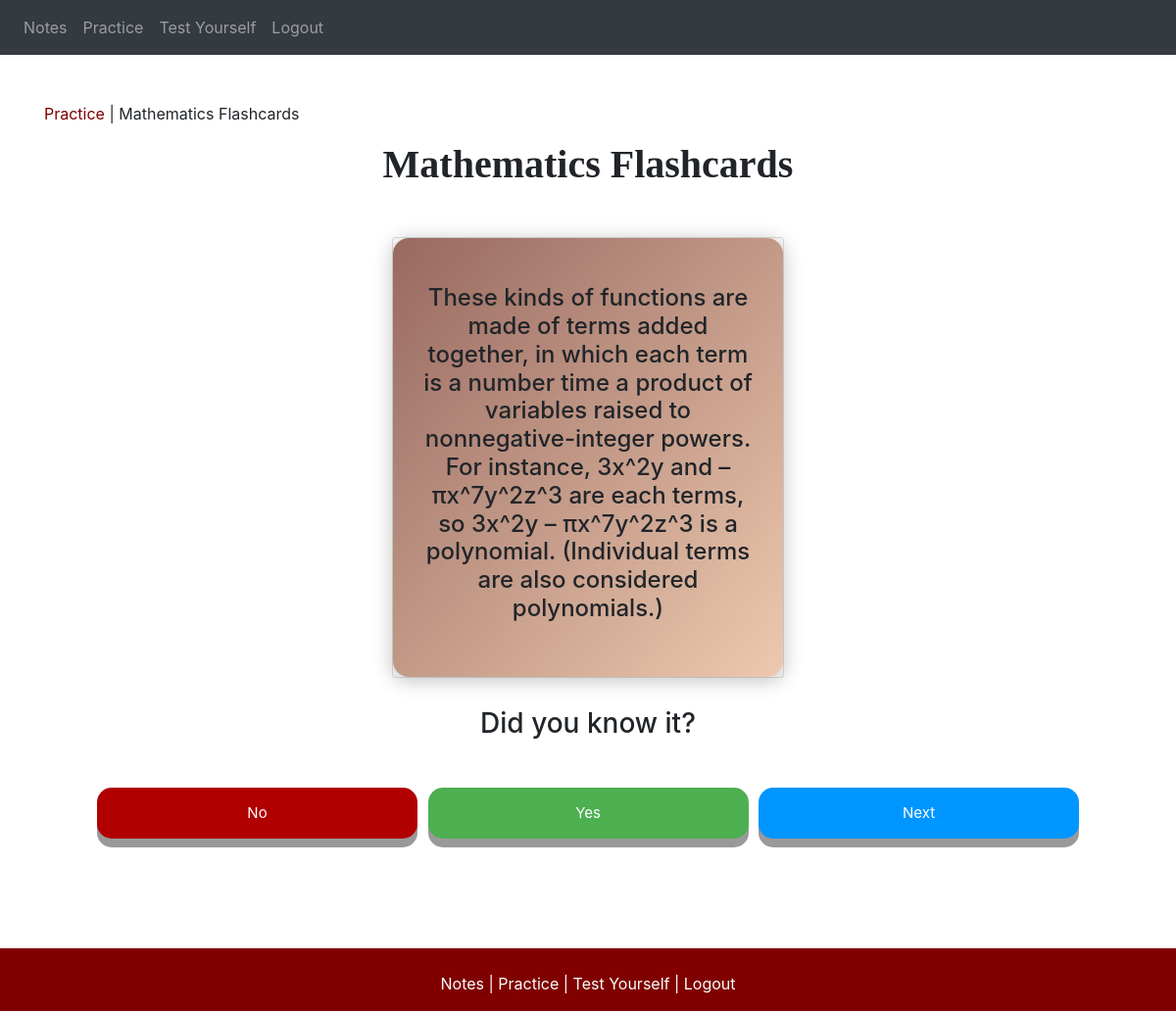
The app's page /practice/flashcards/mathematics (signed in) with its own data.
### website/models.py (models this page shows)
class Mathematicscard(db.Model):
    id=db.Column(db.Integer, primary_key=True)
    question=db.Column(db.String(1000))
    answer=db.Column(db.String(100))

### website/views.py (the view)
@views.route('/practice/flashcards/mathematics')
@login_required
def flashcards_mathematics():
    mathematicscard  = Mathematicscard.query.order_by(func.random()).limit(1)
    return render_template("practice/flashcards/mathematics.html", user=current_user, mathematicscard=mathematicscard)

### website/__init__.py (called while the page is built)
def create_app():
    app=Flask(__name__)
    app.config['SECRET_KEY']='krossekrabbepizzaistdiepizzanurfuerdichundmich'
    app.config['SQLALCHEMY_DATABASE_URI']='sqlite:///database.db'   #Define database location
    db.init_app(app)
    from .views import views
    from .auth import auth
    app.register_blueprint(views, url_prefix='/')
    app.register_blueprint(auth, url_prefix='/')
    from .models import User
    create_database(app)
    login_manager=LoginManager()
    login_manager.login_view='auth.login'        #where to redirect if not logged in
    login_manager.init_app(app)                  #telling login manager which app is used
    @login_manager.user_loader
    def load_user(id):
        return User.query.get(int(id))
    return app

### website/templates/practice/flashcards/mathematics.html
{% extends "base.html" %} {% block title %}Mathematics Flashcards{% endblock %}
{% block content%}
<br />
<br />
<ul style="list-style-type:none; padding-left: 0;">
    <li style="display:inline"><a style="color: maroon;" href="/practice">Practice </a> | </li>
    <li style="display:inline">Mathematics Flashcards</li>
</ul>
<form method="POST">
<h1 align="center" style="font-family: Cambria; font-weight: bold; ">Mathematics Flashcards</h1>
<center>
    <div class="card">
		<div class="card__inner">
			<div class="card__face card__face--front" style="padding-left: 30px; padding-right: 30px">
				<center>
					<h4>
						{% for mathematicscard in mathematicscard %}
							{{ mathematicscard.question }}
					</h4>
				</center>
			</div>
			<div class="card__face card__face--back">
				<div class="card__content">
					<div class="card__header">
					</div>
					<div class="card__body">
						<center>
							<h2>
    							{{ mathematicscard.answer }}
  								{% endfor %}
							</h2>
						</center>
					</div>
				</div>
			</div>
		</div>
	</div>
</center>
</form>
<h3 style="margin-top: 30px;" align="center" >Did you know it?</h3>
<div class="button_list" style="margin-bottom: 150px;">
	<div class="table">
		<ul style="list-style-type:none;" align="center">
			<li style="display: inline-block; width: 30%; padding: 10px 3px;"><button type="button" class='button' style="background-color: #B00000;">No</button></li>
			<li style="display: inline-block; width: 30%; padding: 10px 3px;"><button type="button" class='button' style="background-color: #4CAF50;">Yes</button></li>
			<li style="display: inline-block; width: 30%; padding: 10px 3px;"><button type="button" class='button' style="background-color: #0096FF;">Next</button></li>
		</ul>
	</div>
</div>
{% endblock %}

### website/static/styles.css (style rules this page uses)
.table { display: table; margin: 0 auto; }
:root { --primary:#986960; --secondary: #edc9af; --dark: #212121; --light: #F3F3F3; }
* { margin: 0; padding: 0; }
.card { margin: 50px auto 0; width: 400px; height: 450px; perspective: 1000px; }
.card__inner { width: 100%; height: 100%; transition: transform 1s; transform-style: preserve-3d; cursor: pointer; position: relative; }
.card__face { position: absolute; width: 100%; height: 100%; -webkit-backface-visibility: hidden; backface-visibility: hidden; overflow: hidden; border-radius: 16px; box-shadow: 0px 3px 18px 3px rgba(0, 0, 0, 0.2); }
.card__face--front { background-image: linear-gradient(to bottom right, var(--primary), var(--secondary)); display: flex; align-items: center; justify-content: center; }
.card__face--back { background-color: var(--light); transform: rotateY(180deg); }
.card__content { width: 100%; height: 100%; }
.card__header { position: relative; padding: 30px 30px 40px; }
.card__header:after { content: ''; display: block; position: absolute; top: 0; left: 0; right: 0; bottom: 0; background-image: linear-gradient(to bottom left, var(--primary) 10%, var(--secondary) 115%); z-index: -1; border-radius: 0px 0px 50% 0px; }
.card__body { padding: 30px; }
.button { padding: 15px; font-size: 15px; width: 100%; cursor: pointer; text-align: center; text-decoration: none; outline: none; color: #fff; border: none; border-radius: 15px; box-shadow: 0 9px #999; margin-top: 30px; }
.button_list { display: flex; width: 100%; overflow: hidden; bottom: 0; padding-left: 20px 0; }

### records on screen
Mathematicscard: question "These kinds of functions are made of terms added together, in which each term is a number time a product of variables raised to nonnegative-integer powers. For instance, 3x^2y and –πx^7y^2z^3 are each terms, so 3x^2y – πx^7y^2z^3 is a polynomial. (Individual terms are also considered polynomials.)", answer "Polynomials"
